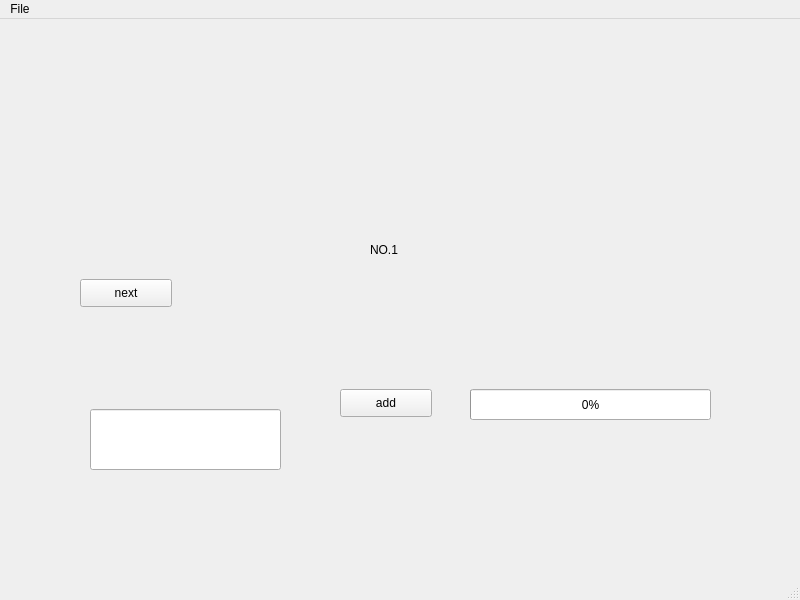
<?xml version="1.0" encoding="UTF-8"?>
<ui version="4.0">
 <class>MainWindow</class>
 <widget class="QMainWindow" name="MainWindow">
  <property name="geometry">
   <rect>
    <x>0</x>
    <y>0</y>
    <width>800</width>
    <height>600</height>
   </rect>
  </property>
  <property name="windowTitle">
   <string>MainWindow</string>
  </property>
  <widget class="QWidget" name="centralwidget">
   <widget class="QPushButton" name="NextButton">
    <property name="geometry">
     <rect>
      <x>80</x>
      <y>260</y>
      <width>92</width>
      <height>28</height>
     </rect>
    </property>
    <property name="text">
     <string>next</string>
    </property>
   </widget>
   <widget class="QStackedWidget" name="stackedWidget">
    <property name="geometry">
     <rect>
      <x>260</x>
      <y>110</y>
      <width>331</width>
      <height>241</height>
     </rect>
    </property>
    <widget class="QWidget" name="page">
     <widget class="QLabel" name="labelTex">
      <property name="geometry">
       <rect>
        <x>110</x>
        <y>80</y>
        <width>191</width>
        <height>81</height>
       </rect>
      </property>
      <property name="text">
       <string>NO.1</string>
      </property>
     </widget>
    </widget>
    <widget class="QWidget" name="page_3">
     <widget class="QLabel" name="labelurl">
      <property name="geometry">
       <rect>
        <x>80</x>
        <y>80</y>
        <width>221</width>
        <height>81</height>
       </rect>
      </property>
      <property name="text">
       <string>TextLabel</string>
      </property>
     </widget>
    </widget>
    <widget class="QWidget" name="page_2">
     <widget class="QLabel" name="labelImg">
      <property name="geometry">
       <rect>
        <x>40</x>
        <y>30</y>
        <width>241</width>
        <height>171</height>
       </rect>
      </property>
      <property name="text">
       <string/>
      </property>
     </widget>
    </widget>
    <widget class="QWidget" name="page_4">
     <widget class="QLabel" name="labelgif">
      <property name="geometry">
       <rect>
        <x>110</x>
        <y>110</y>
        <width>68</width>
        <height>15</height>
       </rect>
      </property>
      <property name="text">
       <string>TextLabel</string>
      </property>
     </widget>
    </widget>
   </widget>
   <widget class="QLineEdit" name="InputEdit">
    <property name="geometry">
     <rect>
      <x>90</x>
      <y>390</y>
      <width>191</width>
      <height>61</height>
     </rect>
    </property>
   </widget>
   <widget class="QProgressBar" name="progressBar">
    <property name="geometry">
     <rect>
      <x>470</x>
      <y>370</y>
      <width>241</width>
      <height>31</height>
     </rect>
    </property>
    <property name="value">
     <number>0</number>
    </property>
   </widget>
   <widget class="QPushButton" name="addButton">
    <property name="geometry">
     <rect>
      <x>340</x>
      <y>370</y>
      <width>92</width>
      <height>28</height>
     </rect>
    </property>
    <property name="text">
     <string>add</string>
    </property>
   </widget>
  </widget>
  <widget class="QMenuBar" name="menubar">
   <property name="geometry">
    <rect>
     <x>0</x>
     <y>0</y>
     <width>800</width>
     <height>26</height>
    </rect>
   </property>
   <widget class="QMenu" name="menuFile">
    <property name="title">
     <string>File</string>
    </property>
    <addaction name="actionNew"/>
    <addaction name="separator"/>
    <addaction name="actionOpen"/>
    <addaction name="separator"/>
    <addaction name="actionExit"/>
   </widget>
   <addaction name="menuFile"/>
  </widget>
  <widget class="QStatusBar" name="statusbar"/>
  <action name="actionOpen">
   <property name="text">
    <string>Open</string>
   </property>
  </action>
  <action name="actionNew">
   <property name="text">
    <string>New</string>
   </property>
  </action>
  <action name="actionExit">
   <property name="text">
    <string>Exit</string>
   </property>
  </action>
 </widget>
 <resources/>
 <connections>
  <connection>
   <sender>actionExit</sender>
   <signal>triggered(bool)</signal>
   <receiver>MainWindow</receiver>
   <slot>close()</slot>
   <hints>
    <hint type="sourcelabel">
     <x>-1</x>
     <y>-1</y>
    </hint>
    <hint type="destinationlabel">
     <x>399</x>
     <y>299</y>
    </hint>
   </hints>
  </connection>
 </connections>
</ui>
